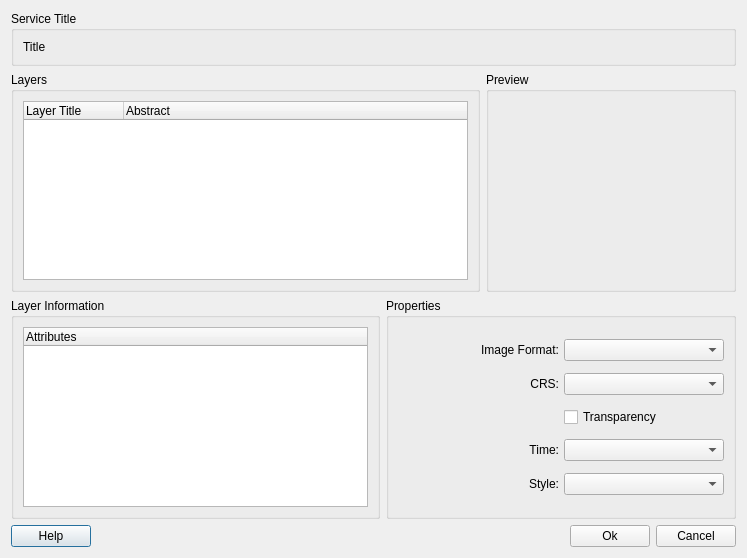
<?xml version="1.0" encoding="UTF-8"?>
<ui version="4.0">
 <class>WMSLayerSelectorDialogForm</class>
 <widget class="QDialog" name="WMSLayerSelectorDialogForm">
  <property name="geometry">
   <rect>
    <x>0</x>
    <y>0</y>
    <width>747</width>
    <height>558</height>
   </rect>
  </property>
  <property name="minimumSize">
   <size>
    <width>700</width>
    <height>500</height>
   </size>
  </property>
  <property name="windowTitle">
   <string>Dialog</string>
  </property>
  <layout class="QVBoxLayout" name="verticalLayout">
   <item>
    <widget class="QGroupBox" name="m_serviceTitleGroupBox">
     <property name="sizePolicy">
      <sizepolicy hsizetype="Preferred" vsizetype="Fixed">
       <horstretch>0</horstretch>
       <verstretch>0</verstretch>
      </sizepolicy>
     </property>
     <property name="autoFillBackground">
      <bool>false</bool>
     </property>
     <property name="styleSheet">
      <string notr="true"/>
     </property>
     <property name="title">
      <string>Service Title</string>
     </property>
     <property name="flat">
      <bool>false</bool>
     </property>
     <layout class="QVBoxLayout" name="verticalLayout_2">
      <item>
       <widget class="QLabel" name="m_serviceTitleLabel">
        <property name="sizePolicy">
         <sizepolicy hsizetype="Preferred" vsizetype="Fixed">
          <horstretch>0</horstretch>
          <verstretch>0</verstretch>
         </sizepolicy>
        </property>
        <property name="text">
         <string>Title</string>
        </property>
       </widget>
      </item>
     </layout>
    </widget>
   </item>
   <item>
    <layout class="QHBoxLayout" name="m_layersLayout">
     <item>
      <widget class="QGroupBox" name="m_layersGroupBox">
       <property name="minimumSize">
        <size>
         <width>350</width>
         <height>200</height>
        </size>
       </property>
       <property name="title">
        <string>Layers</string>
       </property>
       <layout class="QVBoxLayout" name="verticalLayout_3">
        <item>
         <widget class="QTreeWidget" name="m_layersTreeWidget">
          <column>
           <property name="text">
            <string>Layer Title</string>
           </property>
          </column>
          <column>
           <property name="text">
            <string>Abstract</string>
           </property>
          </column>
         </widget>
        </item>
       </layout>
      </widget>
     </item>
     <item>
      <widget class="QGroupBox" name="m_layerPreviewGroupBox">
       <property name="minimumSize">
        <size>
         <width>250</width>
         <height>0</height>
        </size>
       </property>
       <property name="title">
        <string>Preview</string>
       </property>
      </widget>
     </item>
    </layout>
   </item>
   <item>
    <layout class="QHBoxLayout" name="horizontalLayout">
     <item>
      <widget class="QGroupBox" name="m_layerInfoGroupBox">
       <property name="title">
        <string>Layer Information</string>
       </property>
       <layout class="QVBoxLayout" name="verticalLayout_5">
        <item>
         <widget class="QTreeWidget" name="m_layerInfoTreeWidget">
          <column>
           <property name="text">
            <string>Attributes</string>
           </property>
          </column>
         </widget>
        </item>
       </layout>
      </widget>
     </item>
     <item>
      <widget class="QGroupBox" name="m_queryParamsGroupBox">
       <property name="minimumSize">
        <size>
         <width>350</width>
         <height>200</height>
        </size>
       </property>
       <property name="title">
        <string>Properties</string>
       </property>
       <layout class="QHBoxLayout" name="horizontalLayout_2">
        <item>
         <layout class="QGridLayout" name="m_queryParamsLayout">
          <property name="sizeConstraint">
           <enum>QLayout::SetDefaultConstraint</enum>
          </property>
          <property name="horizontalSpacing">
           <number>5</number>
          </property>
          <property name="verticalSpacing">
           <number>0</number>
          </property>
          <item row="0" column="0">
           <widget class="QLabel" name="m_imgFormatLabel">
            <property name="layoutDirection">
             <enum>Qt::RightToLeft</enum>
            </property>
            <property name="text">
             <string>Image Format:</string>
            </property>
            <property name="alignment">
             <set>Qt::AlignRight|Qt::AlignTrailing|Qt::AlignVCenter</set>
            </property>
           </widget>
          </item>
          <item row="0" column="1">
           <widget class="QComboBox" name="m_imgFormatComboBox"/>
          </item>
          <item row="1" column="0">
           <widget class="QLabel" name="m_crsLabel">
            <property name="text">
             <string>CRS:</string>
            </property>
            <property name="alignment">
             <set>Qt::AlignRight|Qt::AlignTrailing|Qt::AlignVCenter</set>
            </property>
           </widget>
          </item>
          <item row="1" column="1">
           <widget class="QComboBox" name="m_crsComboBox"/>
          </item>
          <item row="2" column="1">
           <widget class="QCheckBox" name="m_transparencyCheckBox">
            <property name="text">
             <string>Transparency</string>
            </property>
           </widget>
          </item>
          <item row="3" column="1">
           <widget class="QComboBox" name="m_timeDimComboBox"/>
          </item>
          <item row="3" column="0">
           <widget class="QLabel" name="m_timeDimLabel">
            <property name="text">
             <string>Time:</string>
            </property>
            <property name="alignment">
             <set>Qt::AlignRight|Qt::AlignTrailing|Qt::AlignVCenter</set>
            </property>
           </widget>
          </item>
          <item row="4" column="0">
           <widget class="QLabel" name="m_styleLabel">
            <property name="layoutDirection">
             <enum>Qt::LeftToRight</enum>
            </property>
            <property name="text">
             <string>Style:</string>
            </property>
            <property name="alignment">
             <set>Qt::AlignRight|Qt::AlignTrailing|Qt::AlignVCenter</set>
            </property>
           </widget>
          </item>
          <item row="4" column="1">
           <widget class="QComboBox" name="m_styleComboBox"/>
          </item>
         </layout>
        </item>
       </layout>
      </widget>
     </item>
    </layout>
   </item>
   <item>
    <layout class="QHBoxLayout" name="horizontalLayout_3">
     <item>
      <widget class="QPushButton" name="pushButton_3">
       <property name="text">
        <string>Help</string>
       </property>
      </widget>
     </item>
     <item>
      <spacer name="horizontalSpacer">
       <property name="orientation">
        <enum>Qt::Horizontal</enum>
       </property>
       <property name="sizeHint" stdset="0">
        <size>
         <width>40</width>
         <height>20</height>
        </size>
       </property>
      </spacer>
     </item>
     <item>
      <widget class="QPushButton" name="m_okPushButton">
       <property name="sizePolicy">
        <sizepolicy hsizetype="Fixed" vsizetype="Fixed">
         <horstretch>0</horstretch>
         <verstretch>0</verstretch>
        </sizepolicy>
       </property>
       <property name="text">
        <string>Ok</string>
       </property>
      </widget>
     </item>
     <item>
      <widget class="QPushButton" name="m_cancelPushButton">
       <property name="sizePolicy">
        <sizepolicy hsizetype="Fixed" vsizetype="Fixed">
         <horstretch>0</horstretch>
         <verstretch>0</verstretch>
        </sizepolicy>
       </property>
       <property name="layoutDirection">
        <enum>Qt::RightToLeft</enum>
       </property>
       <property name="text">
        <string>Cancel</string>
       </property>
      </widget>
     </item>
    </layout>
   </item>
  </layout>
 </widget>
 <resources/>
 <connections>
  <connection>
   <sender>m_cancelPushButton</sender>
   <signal>pressed()</signal>
   <receiver>WMSLayerSelectorDialogForm</receiver>
   <slot>reject()</slot>
   <hints>
    <hint type="sourcelabel">
     <x>694</x>
     <y>534</y>
    </hint>
    <hint type="destinationlabel">
     <x>373</x>
     <y>278</y>
    </hint>
   </hints>
  </connection>
 </connections>
</ui>
